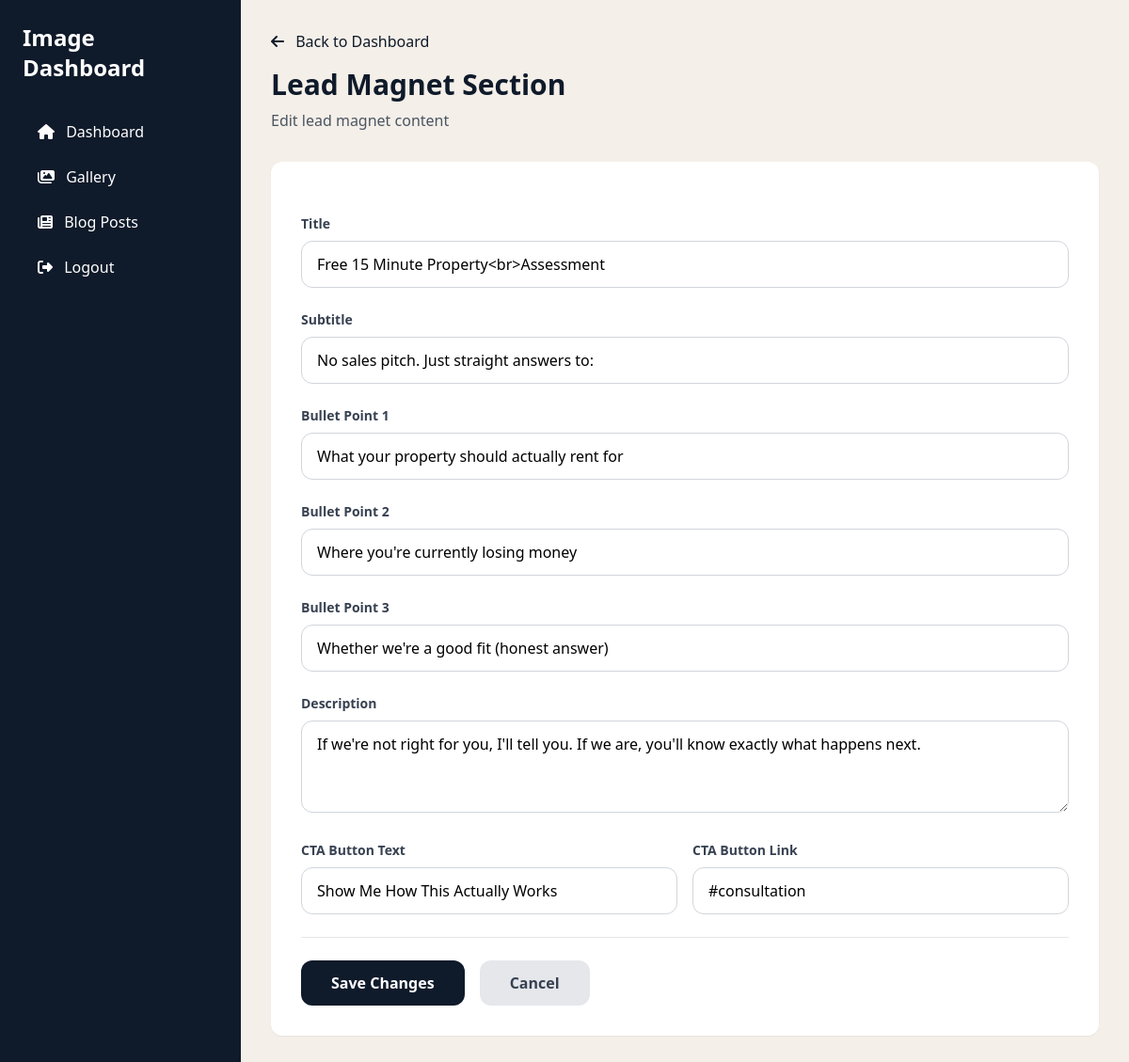
/dashboard/lead-magnet/ (signed in), run on an earlier commit of the app's database.
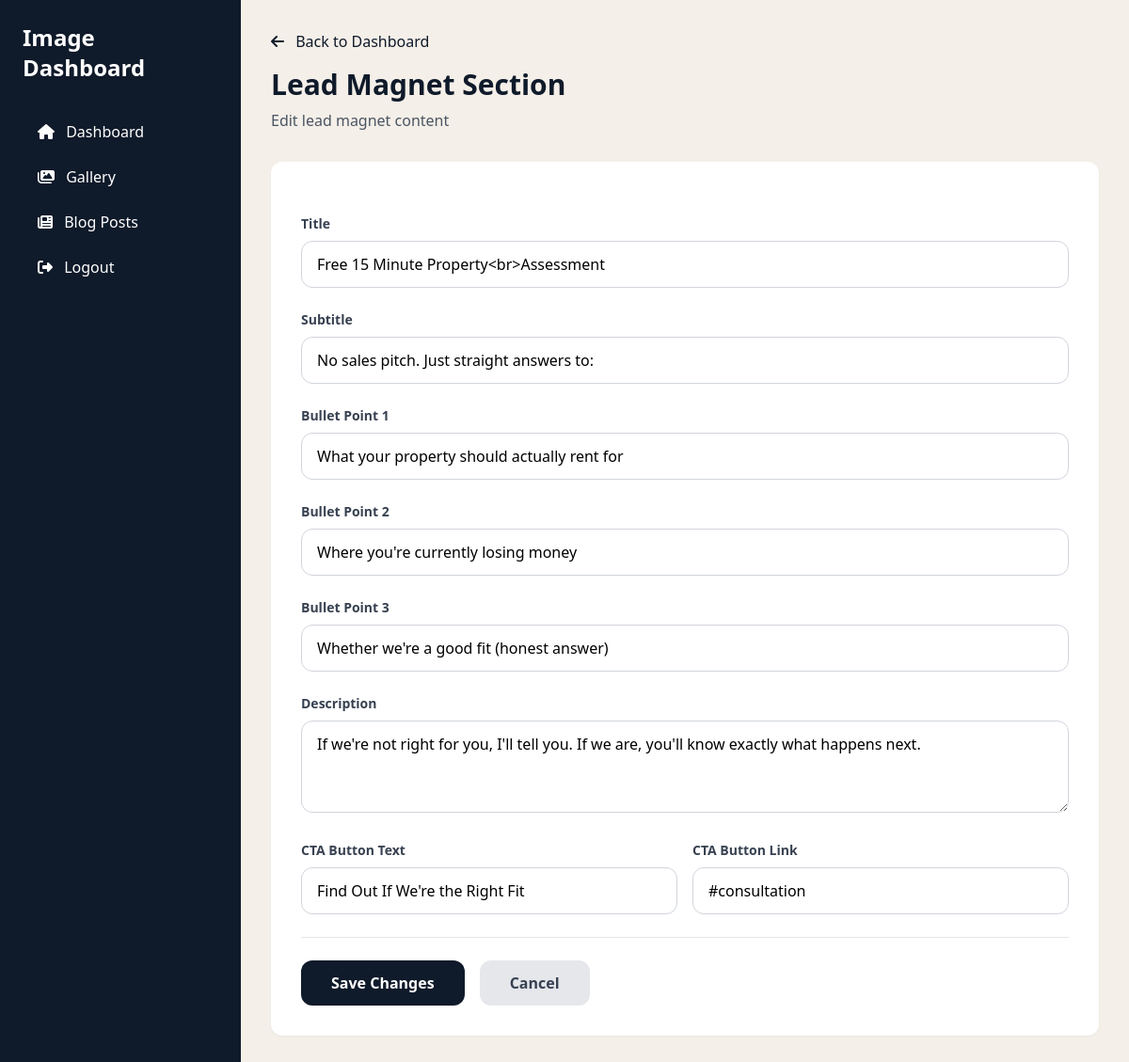
And on a later commit of the database.
### myApp/models.py (models this page shows, shortened)
class LeadMagnetSection(models.Model):
    title = models.CharField(max_length=200, default="Free 15 Minute Property<br>Assessment")
    subtitle = models.CharField(max_length=200, default="No sales pitch. Just straight answers to:")
    bullet_1 = models.CharField(max_length=200, default="What your property should actually rent for")
    bullet_2 = models.CharField(max_length=200, default="Where you're currently losing money")
    bullet_3 = models.CharField(max_length=200, default="Whether we're a good fit (honest answer)")
    description = models.TextField(default="If we're not right for you, I'll tell you. If we are, you'll know exactly what happens next.")
    cta_text = models.CharField(max_length=100, default="Show Me How This Actually Works")
    cta_link = models.CharField(max_length=200, default="#consultation")
    updated_at = models.DateTimeField(auto_now=True)
    class Meta:
        verbose_name = "Lead Magnet Section"
        verbose_name_plural = "Lead Magnet Section"
    @classmethod
    def get_instance(cls):
        obj, created = cls.objects.get_or_create(pk=1)
        return obj

### myApp/dashboard_views.py (the view, shortened to what this page needs)
# urls.py: path('lead-magnet/', dashboard_views.lead_magnet_edit, name='lead_magnet_edit'),
@login_required
def lead_magnet_edit(request):
    lead_magnet = LeadMagnetSection.get_instance()
    return render(request, 'myApp/dashboard/lead_magnet_edit.html', {
        'lead_magnet': lead_magnet
    })

### myApp/templates/myApp/dashboard/lead_magnet_edit.html (shortened to what the changed rows need)
{% extends "myApp/dashboard/base.html" %}
{% load static %}
{% block content %}
<div class="mb-8">
    <h2 class="text-3xl font-bold text-navy mb-2">Lead Magnet Section</h2>
</div>
<form method="post" class="bg-white rounded-xl shadow-sm p-8 space-y-6">
    <div>
        <label class="block text-sm font-semibold text-gray-700 mb-2">Title</label>
        <input type="text" name="title" value="{{ lead_magnet.title|default:'' }}"
               placeholder="Free 15 Minute Property<br>Assessment"
               class="w-full px-4 py-3 border border-gray-300 rounded-xl focus:border-navy focus:outline-none focus:ring-2 focus:ring-navy/20">
    </div>
    <div>
        <label class="block text-sm font-semibold text-gray-700 mb-2">Subtitle</label>
        <input type="text" name="subtitle" value="{{ lead_magnet.subtitle|default:'' }}"
               placeholder="No sales pitch. Just straight answers to:"
               class="w-full px-4 py-3 border border-gray-300 rounded-xl focus:border-navy focus:outline-none focus:ring-2 focus:ring-navy/20">
    </div>
    <div>
        <label class="block text-sm font-semibold text-gray-700 mb-2">Bullet Point 1</label>
        <input type="text" name="bullet_1" value="{{ lead_magnet.bullet_1|default:'' }}"
               placeholder="What your property should actually rent for"
               class="w-full px-4 py-3 border border-gray-300 rounded-xl focus:border-navy focus:outline-none focus:ring-2 focus:ring-navy/20">
    </div>
    <div>
        <label class="block text-sm font-semibold text-gray-700 mb-2">Bullet Point 2</label>
        <input type="text" name="bullet_2" value="{{ lead_magnet.bullet_2|default:'' }}"
               placeholder="Where you're currently losing money"
               class="w-full px-4 py-3 border border-gray-300 rounded-xl focus:border-navy focus:outline-none focus:ring-2 focus:ring-navy/20">
    </div>
    <div>
        <label class="block text-sm font-semibold text-gray-700 mb-2">Bullet Point 3</label>
        <input type="text" name="bullet_3" value="{{ lead_magnet.bullet_3|default:'' }}"
               placeholder="Whether we're a good fit (honest answer)"
               class="w-full px-4 py-3 border border-gray-300 rounded-xl focus:border-navy focus:outline-none focus:ring-2 focus:ring-navy/20">
    </div>
    <div>
        <label class="block text-sm font-semibold text-gray-700 mb-2">Description</label>
        <textarea name="description" rows="3"
                  placeholder="If we're not right for you, I'll tell you. If we are, you'll know exactly what happens next."
                  class="w-full px-4 py-3 border border-gray-300 rounded-xl focus:border-navy focus:outline-none focus:ring-2 focus:ring-navy/20">{{ lead_magnet.description|default:'' }}</textarea>
    </div>
    <div class="grid grid-cols-2 gap-4">
        <div>
            <label class="block text-sm font-semibold text-gray-700 mb-2">CTA Button Text</label>
            <input type="text" name="cta_text" value="{{ lead_magnet.cta_text|default:'Show Me How This Actually Works' }}"
                   class="w-full px-4 py-3 border border-gray-300 rounded-xl focus:border-navy focus:outline-none focus:ring-2 focus:ring-navy/20">
        </div>
        <div>
            <label class="block text-sm font-semibold text-gray-700 mb-2">CTA Button Link</label>
            <input type="text" name="cta_link" value="{{ lead_magnet.cta_link|default:'#consultation' }}"
                   class="w-full px-4 py-3 border border-gray-300 rounded-xl focus:border-navy focus:outline-none focus:ring-2 focus:ring-navy/20">
        </div>
    </div>
</form>
{% endblock %}

What changed in the data, as far as the page shows it:
changed LeadMagnetSection "Free 15 Minute Property<br>Assessment": cta_text "Show Me How This Actually Works" → "Find Out If We're the Right Fit"
